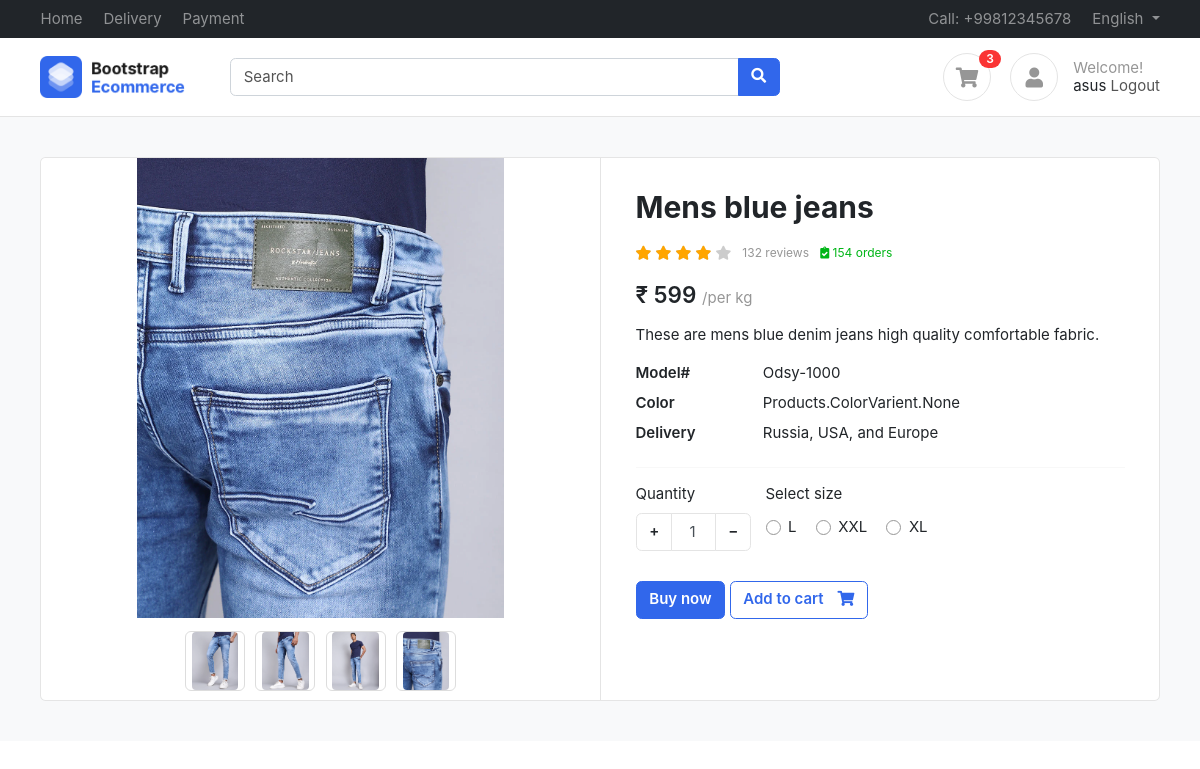
The app's page /products/mens-blue-jeans/ (signed in) with its own data.
### accounts/models.py (models this page shows)
class Profile(BaseModel):
    user = models.OneToOneField(User, on_delete=models.CASCADE, related_name="profile")
    is_email_verified = models.BooleanField()
    email_token = models.CharField(max_length=100)
    profile_img = models.ImageField(upload_to='profile')
    def get_cart_count(self):
        return CartItems.objects.filter(cart__user = self.user, cart__is_paid = False).count()

### Products/models.py (models this page shows, shortened)
class Products(BaseModel):
    product_name = models.CharField(max_length=100)
    slug = models.SlugField(unique=True, null=True, blank=True)
    category = models.ForeignKey(Category, on_delete=models.CASCADE, related_name="products")
    price = models.IntegerField()
    product_description = models.TextField()
    color_varient = models.ManyToManyField(ColorVarient)
    size_varient = models.ManyToManyField(SizeVarient)

class ProductImage(BaseModel):
    products = models.ForeignKey(Products, on_delete=models.CASCADE, related_name="product_images")
    image = models.ImageField(upload_to="products")

class SizeVarient(BaseModel):
    size_varient = models.CharField(max_length=50, blank=True)
    price = models.IntegerField(default=0)

### Products/views.py (the view)
# urls.py: path('<slug>/', product_detail_view, name='product_detail'),
def product_detail_view(request, slug):
    try :
        product = Products.objects.get(slug = slug)
        context = {
            'product' : product,
        }
        if request.GET.get('size'):
            size = request.GET.get('size')
            price = product.get_product_price_by_size(size)
            context['selected_size'] = size
            context['updated_price'] = price
        return render(request, 'product/product.html', context)
    except Exception as e:
        print(e)

### templates/product/product.html (shortened to what this page needs)
{% extends 'base/base.html' %}
{% block content %}
<section class="section-content padding-y bg">
    <div class="container">
    <div class="card">
        <div class="row no-gutters">
            <aside class="col-md-6">
    <article class="gallery-wrap">
    <div class="img-big-wrap">
      <div> <a href="#"><img src="/media/{{product.product_images.first.image}}"></a></div>
    </div>
    <div class="thumbs-wrap">
      {% for image in product.product_images.all %}
      <a href="#" class="item-thumb"> <img src="/media/{{image.image}}"></a>
      {% endfor %}
    </div>
    </article>
            </aside>
            <main class="col-md-6 border-left">
    <article class="content-body">
    <h2 class="title">{{product.product_name}}</h2>
    <div class="rating-wrap my-3">
        <ul class="rating-stars">
            <li style="width:80%" class="stars-active">
                <i class="fa fa-star"></i> <i class="fa fa-star"></i>
                <i class="fa fa-star"></i> <i class="fa fa-star"></i>
            </li>
            <li>
                <i class="fa fa-star"></i> <i class="fa fa-star"></i>
                <i class="fa fa-star"></i> <i class="fa fa-star"></i>
                <i class="fa fa-star"></i>
            </li>
        </ul>
        <small class="label-rating text-muted">132 reviews</small>
        <small class="label-rating text-success"> <i class="fa fa-clipboard-check"></i> 154 orders </small>
    </div>
    <div class="mb-3">
        <var class="price h4">₹
          {% if updated_price %}
            {{updated_price}}
          {% else %}
          {{product.price}}
          {% endif %}
        </var>
        <span class="text-muted">/per kg</span>
    </div>
    <p>{{product.product_description}}</p>
    <dl class="row">
      <dt class="col-sm-3">Model#</dt>
      <dd class="col-sm-9">Odsy-1000</dd>
      <dt class="col-sm-3">Color</dt>
      <dd class="col-sm-9">{{product.color_varient}}</dd>
      <dt class="col-sm-3">Delivery</dt>
      <dd class="col-sm-9">Russia, USA, and Europe </dd>
    </dl>
    <hr>
        <div class="form-row">
            <div class="form-group col-md flex-grow-0">
                <label>Quantity</label>
                <div class="input-group mb-3 input-spinner">
                  <div class="input-group-prepend">
                    <button class="btn btn-light" type="button" id="button-plus"> + </button>
                  </div>
                  <input type="text" class="form-control" value="1">
                  <div class="input-group-append">
                    <button class="btn btn-light" type="button" id="button-minus"> − </button>
                  </div>
                </div>
            </div>
            {% if product.size_varient.count %}
            <div class="form-group col-md">
                    <label>Select size</label>
                    <div class="mt-1">
                      {% for size in product.size_varient.all %}
                        <label class="custom-control custom-radio custom-control-inline">
                          <div class="custom-control-label">{{size.size_varient}}</div>
                        </label>
                      {% endfor %}
                    </div>
            </div>
            {% endif %}
        </div>
        <a href="#" class="btn  btn-primary"> Buy now </a>
        <a href="{% url 'add_to_cart' product.uid %}?varient={{selected_size}}" class="btn  btn-outline-primary"> <span class="text">Add to cart</span> <i class="fas fa-shopping-cart"></i> </a>
    </article>
            </main>
        </div>
    </div>
    </div>
    </section>
{% endblock %}

### templates/base/base.html (shortened to what this page needs)
<!DOCTYPE HTML>
<html lang="en">
<head>
<link href="https://cdn.jsdelivr.net/npm/bootstrap@5.3.0/dist/css/bootstrap.min.css" rel="stylesheet">
<link href="/media/css/bootstrap.css" rel="stylesheet" type="text/css"/>
<link href="/media/fonts/fontawesome/css/all.min.css" type="text/css" rel="stylesheet">
<link href="/media/css/ui.css" rel="stylesheet" type="text/css"/>
<link href="/media/css/responsive.css" rel="stylesheet" />
</head>
<body>
	<header class="section-header">
		<nav class="navbar navbar-dark navbar-expand p-0 bg-dark">
		<div class="container">
			<ul class="navbar-nav d-none d-md-flex mr-auto">
				<li class="nav-item"><a class="nav-link" href="{% url 'home' %}">Home</a></li>
				<li class="nav-item"><a class="nav-link" href="#">Delivery</a></li>
				<li class="nav-item"><a class="nav-link" href="#">Payment</a></li>
			</ul>
			<ul class="navbar-nav">
				<li class="nav-item"><a href="#" class="nav-link"> Call: +99812345678 </a></li>
				<li class="nav-item dropdown">
					 <a href="#" class="nav-link dropdown-toggle" data-toggle="dropdown"> English </a>
				</li>
			</ul>
		  </div>
		</nav>
		<section class="header-main border-bottom">
			<div class="container">
		<div class="row align-items-center">
			<div class="col-lg-2 col-4">
				<div class="brand-wrap">
					<img class="logo" src="/media/images/logo.png">
				</div>
			</div>
			<div class="col-lg-6 col-sm-12">
				<form action="#" class="search">
					<div class="input-group w-100">
						<input type="text" class="form-control" placeholder="Search">
						<div class="input-group-append">
						  <button class="btn btn-primary" type="submit">
							<i class="fa fa-search"></i>
						  </button>
						</div>
					</div>
				</form>
			</div>
			<div class="col-lg-4 col-sm-6 col-8">
				<div class="widgets-wrap float-md-right">
					<div class="widget-header  mr-3">
						<a href="{% url 'cart' %}" class="icon icon-sm rounded-circle border"><i class="fa fa-shopping-cart"></i></a>
						<span class="badge badge-pill badge-danger notify">{{request.user.profile.get_cart_count}}</span>
					</div>
					<div class="widget-header icontext">
						<a href="#" class="icon icon-sm rounded-circle border"><i class="fa fa-user"></i></a>
						<div class="text">
							<span class="text-muted">Welcome!</span>
							{% if not request.user.is_authenticated %}
							<div>
								<a href="{% url 'login' %}">Sign in</a> |
								<a href="{% url 'register' %}"> Register</a>
							</div>
							{% else %}
							<div>
								{{request.user.username}}
								<a href="{% url 'logout' %}">Logout</a>
							</div>
							{% endif %}
						</div>
					</div>
				</div>
			</div>
		</div>
			</div>
		</section>
		</header>
		{% block content %}
		{% endblock %}
</body>
</html>

### public/static/css/ui.css (style rules this page uses)
html { font-family: 'Inter', sans-serif; font-size: 15px; }
.content-body { flex: 1 1 auto; padding: 2rem 2.3rem; }
.icon-xs, .icon-sm, .icon-md, .icon-lg { display: inline-block; text-align: center; flex-shrink: 0; flex-grow: 0; }
.icon-sm { width: 48px; height: 48px; line-height: 48px; font-size: 20px; }
.padding-y { padding-top: 40px; padding-bottom: 40px; }
var { font-style: normal; }
article:after, .form-group:after { display: block; clear: both; content: ""; }
.bg { background-color: #f8f9fa; }
.card .title { color: #212529; }
.header-main { position: relative; padding-top: 1rem; padding-bottom: 1rem; }
.brand-wrap .logo, .navbar-brand .logo { margin-right: 7px; max-height: 42px; display: inline-block; }
.widget-header { display: inline-block; vertical-align: middle; position: relative; }
.widget-header a { color: #545454; }
.widget-header i { color: #969696; }
.widget-header .notify { position: absolute; top: -3px; right: -10px; }
.btn-light { background-color: #fff; border-color: #e4e4e4; }
.btn .text + i { margin-left: 10px; }
dl[class="row"] { margin-bottom: 0; }
.icontext { display: inline-flex; align-items: center; vertical-align: middle; }
.icontext .text { width: 100%; line-height: 1.2; color: #212529; }
.icontext .icon { position: relative; margin-right: 15px; flex-shrink: 0; flex-grow: 0; }
.notify { position: absolute; top: -4px; right: -10px; display: inline-block; padding: .25em .6em; font-size: 12px; line-height: 1; text-align: center; border-radius: 3rem; color: #fff; background-color: #fa3434; }
.price { font-weight: 600; color: #212529; }
.label-rating { margin-left: 7px; display: inline-block; vertical-align: middle; }
.rating-stars { display: inline-block; vertical-align: middle; list-style: none; margin: 0; padding: 0; position: relative; white-space: nowrap; clear: both; }
.rating-stars i { font-size: 14px; color: #ccc; display: inline; }
.rating-stars li { display: block; text-overflow: clip; white-space: nowrap; z-index: 1; }
.rating-stars li.stars-active { z-index: 2; position: absolute; top: 0; left: 0; overflow: hidden; }
.rating-stars li.stars-active i { color: orange; }
.input-spinner { width: 120px; flex-wrap: nowrap; display: inline-flex; }
.input-spinner input.form-control { text-align: center; max-width: 46px; flex-basis: 46px; border-color: #e4e4e4; flex-grow: 0; }
.input-spinner .btn { width: 36px; text-align: center; }
.gallery-wrap .img-big-wrap { margin-bottom: 10px; border-radius: 0.37rem; overflow: hidden; background-color: #fff; }
.gallery-wrap .img-big-wrap a { text-align: center; display: block; }
.gallery-wrap .img-big-wrap img { height: 460px; width: auto; display: inline-block; cursor: zoom-in; }
.gallery-wrap .thumbs-wrap { text-align: center; }
.gallery-wrap .thumbs-wrap .item-thumb { width: 60px; height: 60px; border: 1px solid #ddd; border-radius: 6px; margin: 3px; display: inline-block; overflow: hidden; }
.gallery-wrap .thumbs-wrap img { max-width: 100%; max-height: 100%; object-fit: cover; border-radius: 4px; cursor: zoom-in; }

### records on screen
Products: product_images.first.image (picture), product_name "Mens blue jeans", price "599", product_description "These are mens blue denim jeans high quality comfortable fabric.", color_varient "Products.ColorVarient.None"
ProductImage: image (picture)
ProductImage: image (picture)
ProductImage: image (picture)
ProductImage: image (picture)
SizeVarient: size_varient "L"
SizeVarient: size_varient "XXL"
SizeVarient: size_varient "XL"

### other values on screen
{{ request.user.profile.get_cart_count }} "3"
{{ request.user.username }} "asus"
